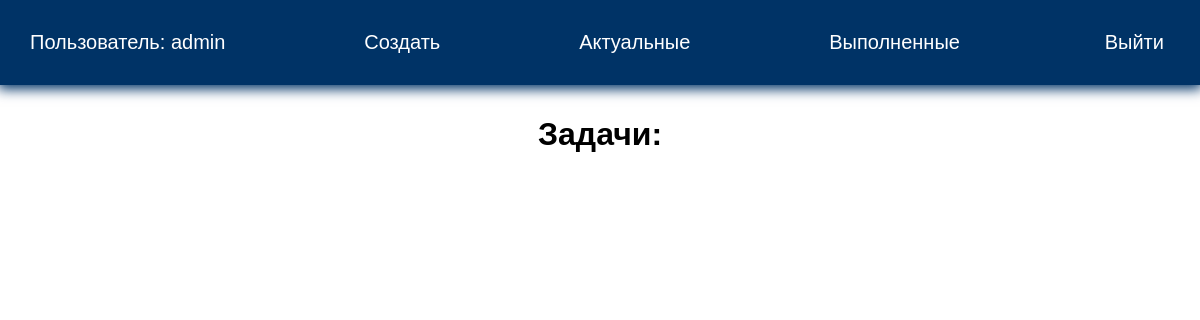
Before: /current/ (signed in) with the older database file.
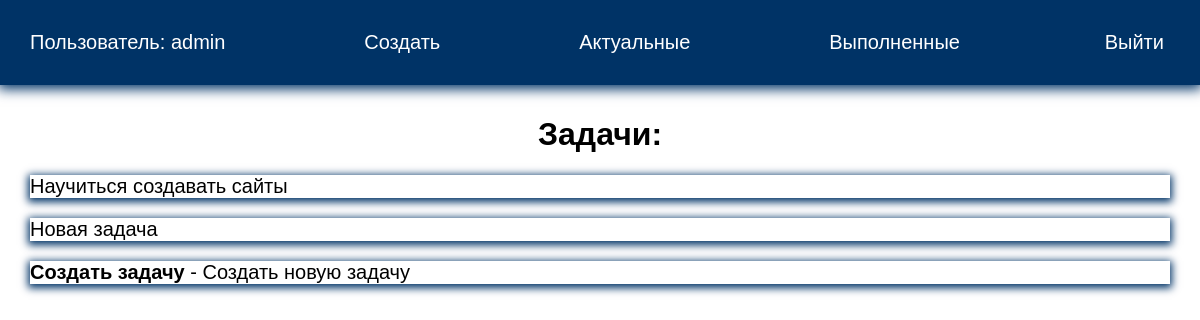
After: the same page with the newer database file.
### todo/models.py (models this page shows, shortened)
class Todo(models.Model):
    title = models.CharField(max_length=100)
    memo = models.TextField(blank=True)
    created = models.DateTimeField(auto_now_add=True)
    date_completed = models.DateTimeField(blank=True, null=True)
    important = models.BooleanField(default=False)
    user = models.ForeignKey(User, on_delete=models.CASCADE)

### todo/views.py (the view)
# urls.py: path('current/', views.current_todos, name='currenttodos'),
@login_required
def current_todos(request):
    todos = Todo.objects.filter(user=request.user, date_completed__isnull=True)
    return render(request, 'todo/currenttodos.html', {'todos': todos})

### todo/templates/todo/currenttodos.html
{% extends 'todo/base.html' %}
{% block content %}
<h1>Задачи:</h1>
<ul>
    {% for todo in todos %}
    <li>
        {% if todo.important %}
        <b>{{todo.title}}</b>
        {% else %}
        {{todo.title}}
        {% endif %}
        {% if todo.memo %}
            - {{ todo.memo }}
        {% endif %}
    </li>
    {% endfor %}
</ul>
{% endblock %}

### todo/templates/todo/base.html (shortened to what this page needs)
<!DOCTYPE html>
{% load static %}
<html lang="en">
<head>
    <link rel="stylesheet" href="{% static 'css/style.css' %}">
</head>
<body>
<div class="menu">
    <div class="wrap">
        <ul>
            {% if user.is_authenticated %}
            <li class="logo">Пользователь: {{ user.username }}</li>
            <li><a href="{% url 'createtodo' %}">Создать</a></li>
            <li><a href="{% url 'currenttodos' %}">Актуальные</a></li>
            <li><a href="{% url 'completedtodos' %}">Выполненные</a></li>
            <li>
                <form action="{% url 'logoutuser' %}" method="post">
                    <button class="top">Выйти</button>
                </form>
            </li>
            {% else %}
            <li><a href="{% url 'signupuser' %}">Зарегистрироваться</a></li>
            <li><a href="{% url 'loginuser' %}">Войти</a></li>
            {% endif %}
        </ul>
    </div>
</div>
<div class="content">
    <div class="wrap">
        {% block content %}
        {% endblock %}
    </div>
</div>
</body>
</html>

### todo/static/css/style.css (style rules this page uses)
body { padding: 0; margin: 0; font-family: Arial, Helvetica, sans-serif; }
.wrap { max-width: 1200px; margin: 0 auto; padding: 10px 30px; box-sizing: border-box; }
.menu { background: #003366; box-shadow: 0 2px 12px 2px #003366; }
ul { list-style: none; padding: 0; }
.menu ul { display: flex; justify-content: space-between; align-items: center; font-size: 20px; }
.menu a, .menu li { color: #FFF; }
a { text-decoration: none; }
.center, h1, h2, h3 { text-align: center; }
.top { background: transparent; border: none; color: #FFF; font-size: 20px; cursor: pointer; }
.content li { box-shadow: 0 2px 8px 2px #003366; margin-bottom: 20px; font-size: 20px; }

Changed rows visible on the page:
added Todo: title "Научиться создавать сайты"
added Todo: title "Новая задача"
added Todo: title "Создать задачу", memo "Создать новую задачу"
